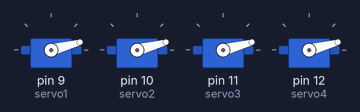
The sketch below on a simulated Arduino Uno, built with avr-gcc and run on an emulated ATmega328P. Parts: 4 × servo.

Above: at 0.05 s.
At 0.15 s:
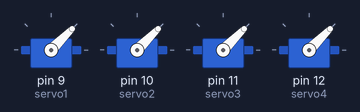
At 0.3 s:
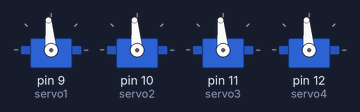
At 0.55 s:
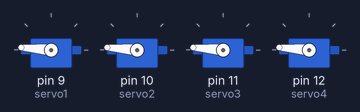
At 0.8 s:
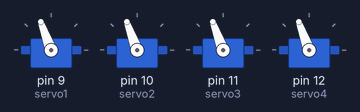
At 1.05 s:
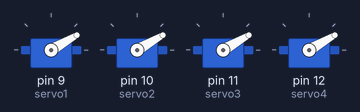
Timing chart, 0 to 3.0 s (numbered marks = the images above):
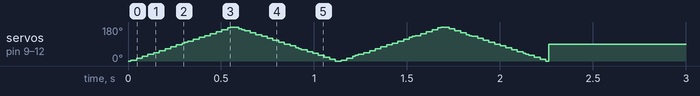

The sketch:

servo.ino
```cpp
#include <Servo.h>

Servo servo1;
Servo servo2;
Servo servo3;
Servo servo4;

unsigned long startTime;
bool sweeping = true;

void setup() {
  servo1.attach(9);   // السيرفو الأول على البن رقم 9
  servo2.attach(10);  // السيرفو الثاني على البن رقم 10
  servo3.attach(11);  // السيرفو الثالث على البن رقم 11
  servo4.attach(12);  // السيرفو الرابع على البن رقم 12

  startTime = millis();  // بداية الوقت
}

void loop() {
  if (sweeping) {
    unsigned long currentTime = millis();

    // نعمل السويب لمدة ثانيتين
    if (currentTime - startTime < 2000) {
      for (int angle = 0; angle <= 180; angle += 5) {
        servo1.write(angle);
        servo2.write(angle);
        servo3.write(angle);
        servo4.write(angle);
        delay(15);
      }

      for (int angle = 180; angle >= 0; angle -= 5) {
        servo1.write(angle);
        servo2.write(angle);
        servo3.write(angle);
        servo4.write(angle);
        delay(15);
      }

    } else {
      // بعد ثانيتين نثبت الزاوية على 90
      servo1.write(90);
      servo2.write(90);
      servo3.write(90);
      servo4.write(90);
      sweeping = false;
    }
  }
}
```
